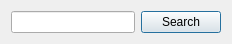
<?xml version="1.0" encoding="UTF-8"?>
<ui version="4.0">
 <class>SearchDialog</class>
 <widget class="QDialog" name="SearchDialog">
  <property name="geometry">
   <rect>
    <x>0</x>
    <y>0</y>
    <width>232</width>
    <height>41</height>
   </rect>
  </property>
  <property name="windowTitle">
   <string>Search</string>
  </property>
  <layout class="QGridLayout" name="gridLayout">
   <item row="0" column="0">
    <widget class="QLineEdit" name="leSearchText"/>
   </item>
   <item row="0" column="1">
    <widget class="QPushButton" name="pbSearch">
     <property name="text">
      <string>Search</string>
     </property>
    </widget>
   </item>
  </layout>
 </widget>
 <resources/>
 <connections/>
</ui>
